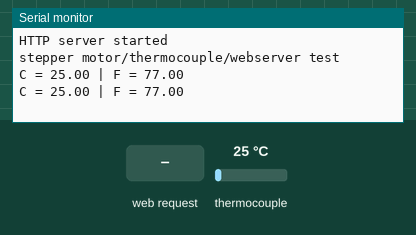
A sketch run on a simulated ESP8266 (NodeMCU). On the bench: the last lines printed to the serial monitor. The inputs (shaded band) are chosen by the test bench; at power-on: thermocouple 25 °C.

Above: at 1.8 s.
1.9 s: HTTP request GET / received
At 3.2 s:
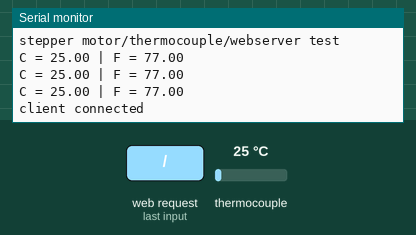
4.1 s: HTTP request GET /info received
At 5.4 s:
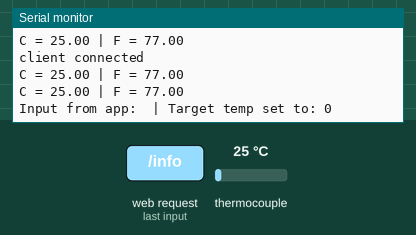
6.1 s: HTTP request GET /getTemp received
At 7.4 s:
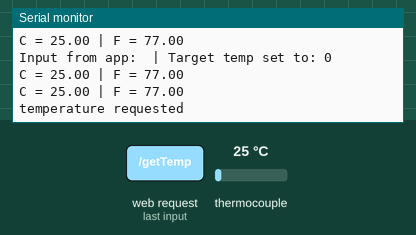
8.1 s: thermocouple set to 6 °C
At 9.4 s:
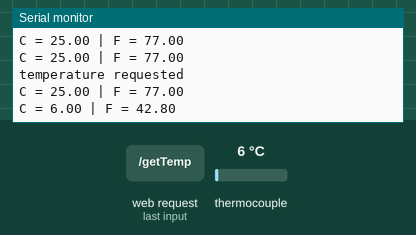
9.6 s: thermocouple set to 75 °C
At 10.2 s:
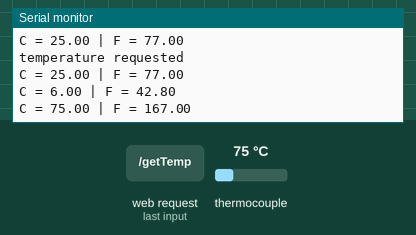
Timing chart, 0 to 12.1 s (numbered marks = the images above; inputs shaded):
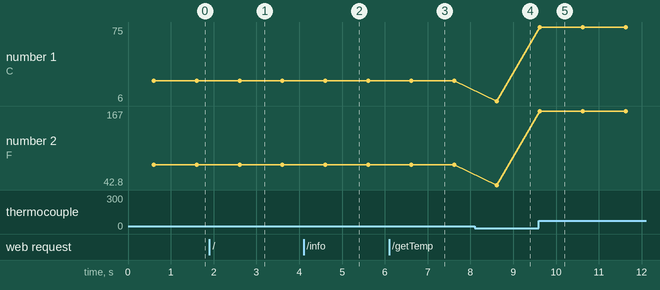

The sketch:

t-w-combined_test.ino
```cpp
// Libraries
#include "max6675.h"
#include <ESP8266WiFi.h>
#include <ESP8266WebServer.h>
#include <string>
#include <ArduinoJson.h>
using namespace std;

//--

// WIFI WEBSERVER //
// ssid and password
const char* ssid = "NodeMCU";  // Enter SSID here
const char* password = "";  //Enter Password here

// IP Address Details
IPAddress local_ip(192,168,1,1);
IPAddress gateway(192,168,1,1);
IPAddress subnet(255,255,255,0);

// initialize webserver
ESP8266WebServer server(80);

// temperature (Farenheit)
int cur_temp = 0;
int tar_temp = 0;

//--

// THERMOCOUPLE //
// thermocouple pins
#define thermoSO D4
#define thermoCS D3
#define thermoCLK D2

// initialize thermocouple
MAX6675 thermocouple(thermoCLK, thermoCS, thermoSO); // ***

//--

void setup() {
  Serial.begin(9600);

  // SETUP WEBSERVER //
  // set wifi configuration
  WiFi.softAP(ssid, password);
  WiFi.softAPConfig(local_ip, gateway, subnet);
  delay(100);

  // web-server html pages
  server.on("/", handle_OnConnect);
  server.on("/info", handle_post);
  server.on("/getTemp", handle_temp);
  server.onNotFound(handle_NotFound);

  // start server
  server.begin();
  Serial.println("HTTP server started");


  // SETUP THERMOCOUPLE //
  // wait for MAX chip to stabilize
  delay(500);

  Serial.println("stepper motor/thermocouple/webserver test");
}

//--

void loop() {
  // test thermocouple
  cur_temp = thermocouple.readFarenheit();
  Serial.print("C = "); Serial.print(thermocouple.readCelsius()); Serial.print(" | F = "); Serial.println(thermocouple.readFahrenheit());

  // test webserver
  server.handleClient();

  // For the MAX6675 to update, you must delay AT LEAST 250ms between reads!
  delay(1000);
}

//--

///* WEBSERVER FUNCTIONS
// this function is called whenever the app requests the temperature readings from the thermocouple
void handle_temp() {
  Serial.println("temperature requested");
  server.send(200, "text/plain", String(cur_temp));
}

void handle_post(){
  String input = server.arg("plain");
  DynamicJsonDocument doc(1024);

  DeserializationError error = deserializeJson(doc, input);

  tar_temp = doc["temp"];
  Serial.print("Input from app: "); Serial.print(input);
  Serial.print(" | Target temp set to: "); Serial.println(tar_temp);
  server.send(200, "text/html", SendHomeHTML());
}

void handle_OnConnect() {
  Serial.println("client connected");
  server.send(200, "text/html", SendHomeHTML());
}

void handle_NotFound(){
  server.send(404, "text/plain", "Not found");
}

String SendHomeHTML(){
  String ptr = "<!DOCTYPE html> <html>\n";
  ptr +="<head><meta name=\"viewport\" content=\"width=device-width, initial-scale=1.0, user-scalable=no\">\n";
  ptr +="<title>LED Control</title>\n";
  ptr +="<style>html { font-family: Helvetica; display: inline-block; margin: 0px auto; text-align: center;}\n";
  ptr +="body{margin-top: 50px;} h1 {color: #444444;margin: 50px auto 30px;} h3 {color: #444444;margin-bottom: 50px;}\n";
  ptr +=".button {display: block;width: 80px;background-color: #1abc9c;border: none;color: white;padding: 13px 30px;text-decoration: none;font-size: 25px;margin: 0px auto 35px;cursor: pointer;border-radius: 4px;}\n";
  ptr +=".button-on {background-color: #1abc9c;}\n";
  ptr +=".button-on:active {background-color: #16a085;}\n";
  ptr +=".button-off {background-color: #34495e;}\n";
  ptr +=".button-off:active {background-color: #2c3e50;}\n";
  ptr +="p {font-size: 14px;color: #888;margin-bottom: 10px;}\n";
  ptr +="</style>\n";
  ptr +="</head>\n";
  ptr +="<body>\n";
  ptr +="<h1>ESP8266 Web Server</h1>\n";
  ptr +="<h3>Using Access Point(AP) Mode</h3>\n";

  ptr +="<p>Target Temperature: " + String(tar_temp) + "</p>";
  ptr +="<p>Current Temperature: " + String(cur_temp) + "</p>";

  ptr +="</body>\n";
  ptr +="</html>\n";
  return ptr;
}
// WEBSERVER FUNCTIONS */
```

Measured:
- after the input at 1.9 s, the serial monitor: prints a new line after 0.71 s (image 1)
- after the input at 4.1 s, the serial monitor: prints a new line after 0.51 s (image 2)
- after the input at 6.1 s, the serial monitor: prints a new line after 0.52 s (image 3)
- after the input at 8.1 s, the serial monitor: prints a new line after 0.52 s (image 4)
- after the input at 9.6 s, the serial monitor: prints a new line at once (image 5)
- plotted number 1: 25 → 6 after the input at 8.1 s, 6 → 75 after the input at 9.6 s
- plotted number 2: 77 → 42.8 after the input at 8.1 s, 42.8 → 167 after the input at 9.6 s
